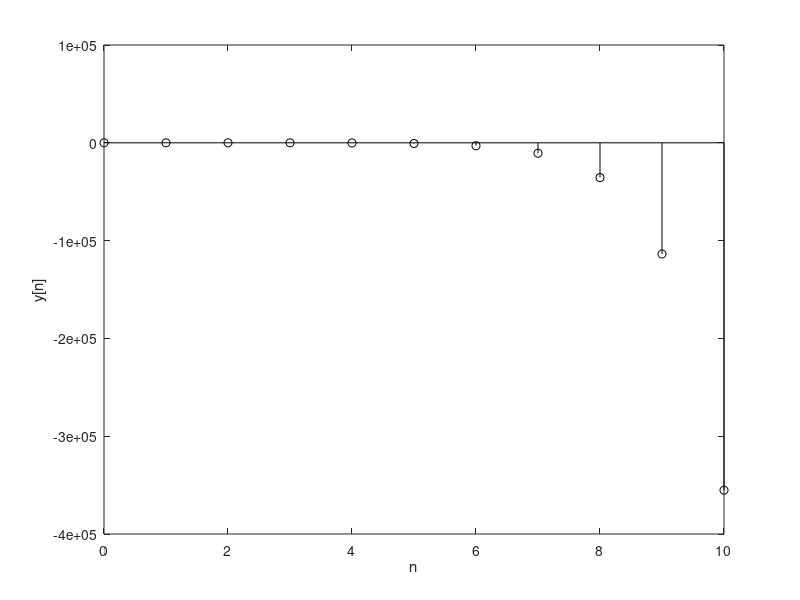

Write MATLAB code to recreate this figure.
n = (0:10)'; y = [4;13;zeros(length(n)-2,1)]; x = (3*n+5).*(n>=0);
for k = 1:length(n)-2,
    y(k+2) = 5*y(k+1) - 6*y(k) + x(k+1) - 5*x(k);
end;
clf; stem(n,y,'k'); xlabel('n'); ylabel('y[n]'); 
disp(' n       y'); disp([num2str([n,y])]);